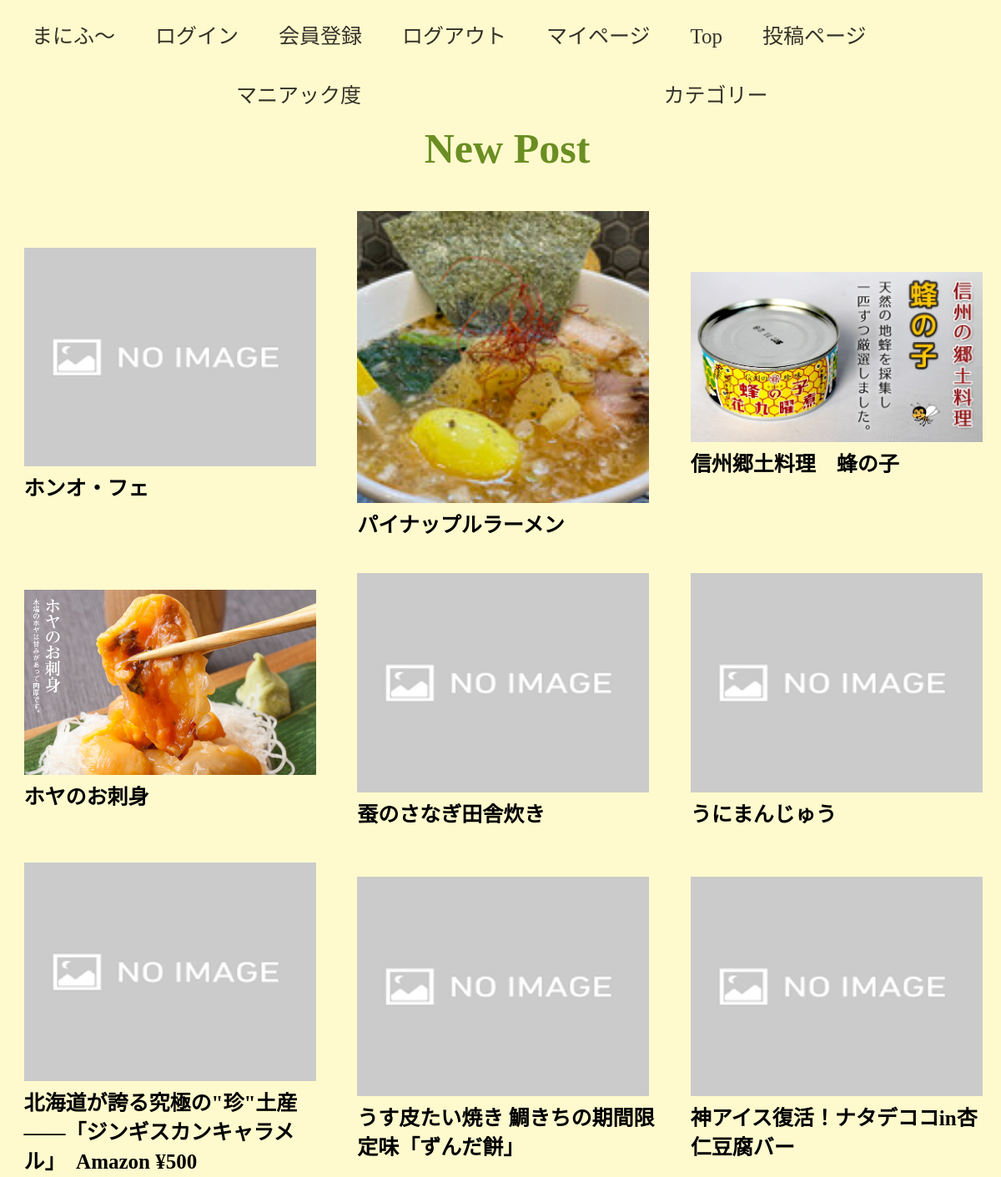
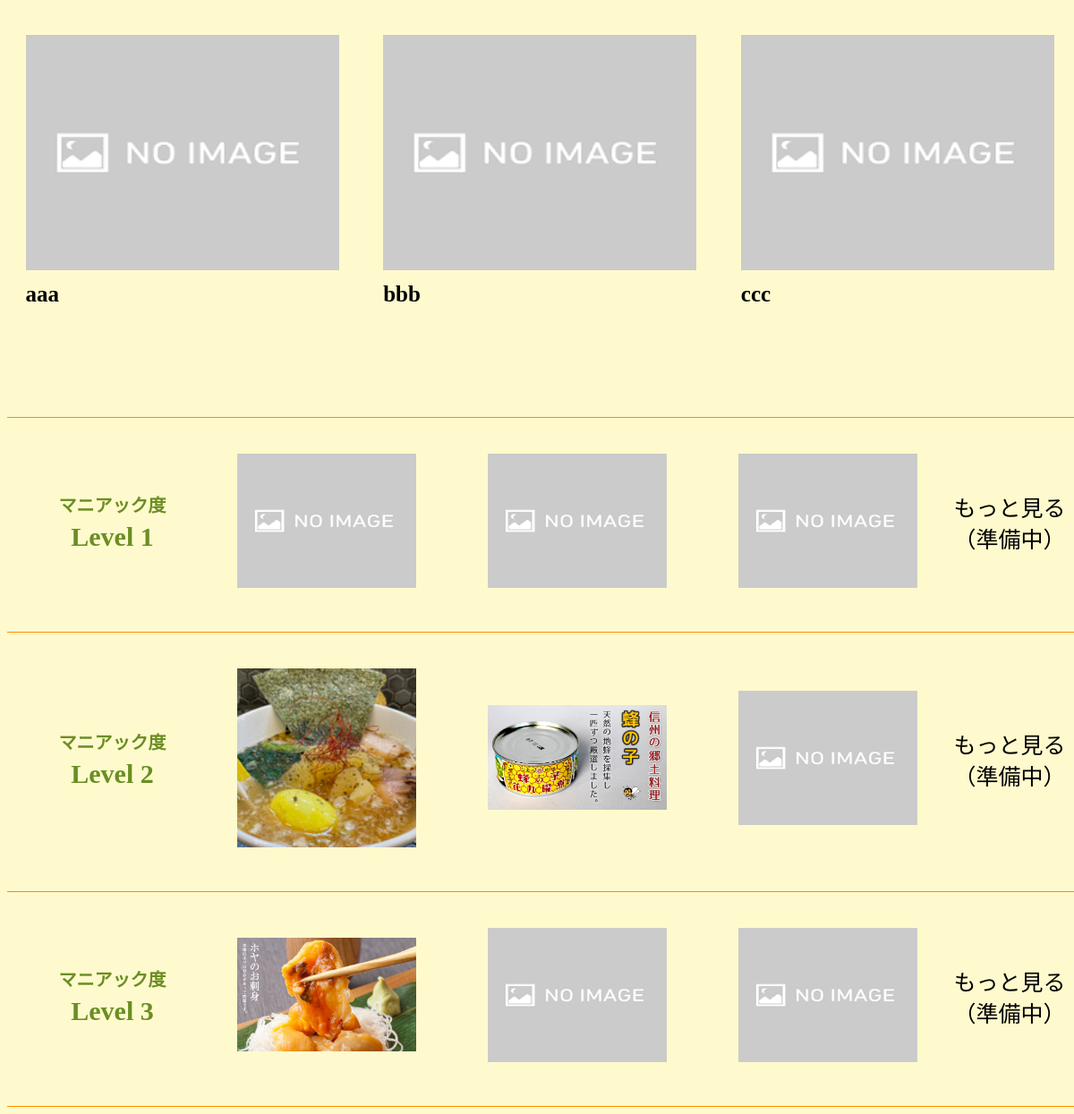
The app's page /top with its own data (2 pictures, top to bottom).
### tables this page shows
CREATE TABLE "posts" (
	"id"	INTEGER,
	"user_id"	INTEGER,
	"title"	TEXT,
	"image"	TEXT,
	"main_evaluation"	INTEGER,
	"main_comment"	TEXT,
	"location"	TEXT,
	"category"	TEXT,
	"date"	TEXT,
	PRIMARY KEY("id" AUTOINCREMENT)
);

### each_program/yuki.py (the view)
@app.route("/top" ,methods=["GET"])
def top():
    conn = sqlite3.connect("graduation_work.db") #DBに接続
    c = conn.cursor() #DBの中身をみれるようにする
    c.execute("SELECT id, image, title from posts;")
    post = []
    for item in c.fetchall(): #すべてのデータを辞書型に整形
        post.append({"post_id":item[0],"image":item[1],"title":item[2]})
    c.execute("SELECT id, image from posts where main_evaluation = 'level 1'")
    image_1 = c.fetchmany(3)
    c.execute("SELECT  id, image from posts where main_evaluation = 'level 2'")
    image_2 = c.fetchmany(3)
    c.execute("SELECT id, image from posts where main_evaluation = 'level 3'")
    image_3 = c.fetchmany(3)
    c.close()
    return render_template("top.html", tpl_post = post, tpl_level1 = image_1, tpl_level2 = image_2, tpl_level3 = image_3)

### templates/top.html
{% extends "base.html" %}
{% block content %}
    <article>
        <section id="sec1">
            <h1>New Post</h1>
        </section>
        <section id="sec2">
            <div class="items">
                {% for post_item in tpl_post %}
                <div class="post_item">
                    <a href="/introduce/{{post_item['post_id']}}"><img src="/static/img/{{post_item['image']}}" class="image_top" alt="投稿内容"></a>
                    <a href="/introduce/{{post_id}}"><p class = "title">{{post_item["title"]}}</p></a>
                </div>
                {% endfor %}
            </div>
        </section>
        <section id="sec3">
            <div class="levels border">
                <div class="level">
                    <h2>マニアック度<br><span style="font-size:30px;">Level 1</span></h2>
                </div>
                <div class="level">
                    <a href="#"><img src="/static/img/{{tpl_level1[0][1]}}" alt="投稿内容"></a>
                </div>
                <div class="level">
                    <a href="#"><img src="/static/img/{{tpl_level1[1][1]}}" alt="投稿内容"></a>
                </div>
                <div class="level">
                    <a href="#"><img src="/static/img/{{tpl_level1[2][1]}}" alt="投稿内容"></a>
                </div>
                <div>
                    <a href="#">もっと見る<br>（準備中）</a>
                </div>
            </div>
            <div class="levels">
                <div class="level">
                    <h2>マニアック度<br><span style="font-size:30px;">Level 2</span></h2>
                </div>
                <div class="level">
                    <a href="#"><img src="/static/img/{{tpl_level2[0][1]}}" alt="投稿内容"></a>
                </div>
                <div class="level">
                    <a href="#"><img src="/static/img/{{tpl_level2[1][1]}}" alt="投稿内容"></a>
                </div>
                <div class="level">
                    <a href="#"><img src="/static/img/{{tpl_level2[2][1]}}" alt="投稿内容"></a>
                </div>
                <div>
                    <a href="#">もっと見る<br>（準備中）</a>
                </div>
            </div>
            <div class="levels">
                <div class="level">
                     <h2>マニアック度<br><span style="font-size:30px;">Level 3</span></h2>
                </div>
                <div class="level">
                    <a href="#"><img src="/static/img/{{tpl_level3[0][1]}}" alt="投稿内容"></a>
                </div>
                <div class="level">
                    <a href="#"><img src="/static/img/{{tpl_level3[1][1]}}" alt="投稿内容"></a>
                </div>
                <div class="level">
                    <a href="#"><img src="/static/img/{{tpl_level3[2][1]}}" alt="投稿内容"></a>
                </div>
                <div>
                    <a href="#">もっと見る<br>（準備中）</a>
                </div>
            </div>
        </section>
    </article>
{% endblock %}

### templates/base.html (shortened to what this page needs)
<!DOCTYPE html>
<html lang="en">
<head>
    <link rel="stylesheet" type="text/css" href="../static/css/style.css">
</head>
<body>
    <header>
        <nav class="menu">
            <div class="f-container">
                <ul>
                    <li><a>まにふ〜</a></li>
                    <li><a href="/login">ログイン</a></li>
                    <li><a href="/register">会員登録</a></li>
                    <li><a href="/logout">ログアウト</a></li>
                    <li><a href="/mypage">マイページ</a></li>
                    <li><a href="/top">Top</a></li>
                    <li><a href="/post">投稿ページ</a></li>
                </ul>
                <ul class="gnav">
                    <li>
                        <a class="maniac">マニアック度</a>
                        <ul>
                        </ul>
                    </li>
                    <li>
                        <a class="category">カテゴリー</a>
                        <ul>
                        </ul>
                    </li>
                </ul>
            </div>
        </nav>
    </header>
    {% block content %}
	{% endblock %}
</body>
</html>

### static/css/style.css (style rules this page uses)
nav { list-style: none; background-color:#FFFACD; color: #333229; }
nav ul { display: flex; flex-flow: row; list-style: none; margin: 0; padding: 6px; list-style-type: none; }
nav a { display: block; list-style: none; border-radius: 4px; padding: 12px 24px; color:#333229; text-decoration: none; }
.gnav { display: flex; height: 2rem; margin: 0 auto; width: 1000px; }
.gnav > li { width: 50%; }
body { background: #fff; text-align: center; font-size: 25px; line-height: 1.4; min-width: 100%; -webkit-text-size-adjust: 100%; background-color: #fffacd; font-family:"Honnotate sc"; }
h1 { font-size: 50px; color:#6b8e23; margin-top : 20px; margin-bottom: 20px; }
h2 { color: #6b8e23; font-size: 20px; }
.items { display:flex; flex-wrap:wrap; justify-content:center; align-items:center; width: 1200px; margin:0 auto; text-align: left; }
.title { font-weight: bolder; }
.post_item { box-sizing: border-box; border:0px solid #ccc; padding: 20px; width: 33.3% ; }
a { text-decoration: none; color:#000000 }
p { margin: 0; }
.image_top { width: 350px; }
img { width: 200px; }
#sec2 { margin-bottom:100px; color:black; }
.levels { display:flex; justify-content:center; align-items:center; border-bottom: #ff8c00 1px solid; }
.border { border-top: #ff8c00 1px solid; }
.level { padding:40px }

### records on screen
posts: image (placeholder picture), title "ホンオ・フェ"
posts: image (picture), title "パイナップルラーメン"
posts: image (picture), title "信州郷土料理 蜂の子"
posts: image (picture), title "ホヤのお刺身"
posts: image (placeholder picture), title "蚕のさなぎ田舎炊き"
posts: image (placeholder picture), title "うにまんじゅう"
posts: image (placeholder picture), title "北海道が誇る究極の\"珍\"土産――「ジンギスカンキャラメル」 Amazon ¥500"
posts: image (placeholder picture), title "うす皮たい焼き 鯛きちの期間限定味「ずんだ餅」"
posts: image (placeholder picture), title "神アイス復活！ナタデココin杏仁豆腐バー"
posts: image (placeholder picture), title "aaa"
posts: image (placeholder picture), title "bbb"
posts: image (placeholder picture), title "ccc"
